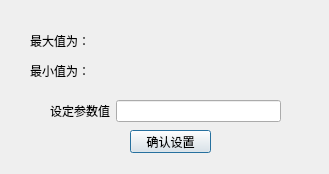
<?xml version="1.0" encoding="UTF-8"?>
<ui version="4.0">
 <class>ParMeter</class>
 <widget class="QDialog" name="ParMeter">
  <property name="geometry">
   <rect>
    <x>0</x>
    <y>0</y>
    <width>329</width>
    <height>174</height>
   </rect>
  </property>
  <property name="windowTitle">
   <string>Dialog</string>
  </property>
  <widget class="QWidget" name="layoutWidget">
   <property name="geometry">
    <rect>
     <x>50</x>
     <y>100</y>
     <width>231</width>
     <height>22</height>
    </rect>
   </property>
   <layout class="QHBoxLayout" name="horizontalLayout">
    <item>
     <widget class="QLabel" name="label">
      <property name="text">
       <string>设定参数值</string>
      </property>
     </widget>
    </item>
    <item>
     <widget class="QLineEdit" name="lineEdit">
      <property name="alignment">
       <set>Qt::AlignCenter</set>
      </property>
     </widget>
    </item>
   </layout>
  </widget>
  <widget class="QLabel" name="MaxLab">
   <property name="geometry">
    <rect>
     <x>30</x>
     <y>30</y>
     <width>141</width>
     <height>21</height>
    </rect>
   </property>
   <property name="text">
    <string>最大值为：</string>
   </property>
  </widget>
  <widget class="QLabel" name="MinLab">
   <property name="geometry">
    <rect>
     <x>30</x>
     <y>60</y>
     <width>151</width>
     <height>21</height>
    </rect>
   </property>
   <property name="text">
    <string>最小值为：</string>
   </property>
  </widget>
  <widget class="QPushButton" name="okBtn">
   <property name="geometry">
    <rect>
     <x>130</x>
     <y>130</y>
     <width>81</width>
     <height>23</height>
    </rect>
   </property>
   <property name="text">
    <string>确认设置</string>
   </property>
  </widget>
 </widget>
 <resources/>
 <connections/>
</ui>
